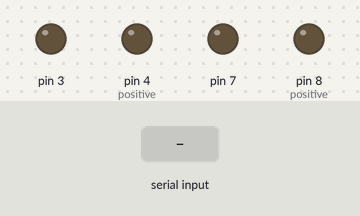
A sketch run on a simulated Arduino Uno, built with avr-gcc and run on an emulated ATmega328P. Shown: output pins drawn as LEDs (lit = HIGH). The test bench sets the inputs (shaded band).

Above: at 1.2 s.
1.3 s: "w" received over Serial
At 1.41 s:
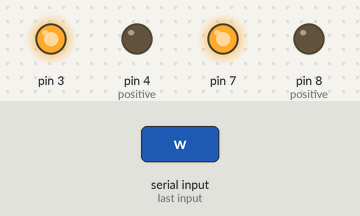
3.0 s: "s" received over Serial
At 3.4 s:
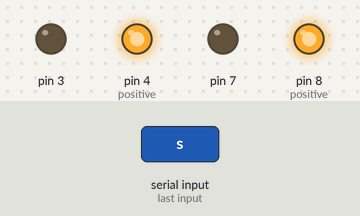
5.0 s: "a" received over Serial
At 6.1 s:
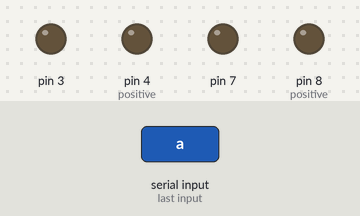
6.5 s: "d" received over Serial
At 7.2 s:
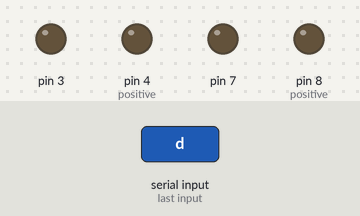
Timing chart, 0 to 9.0 s (numbered marks = the images above; inputs shaded):
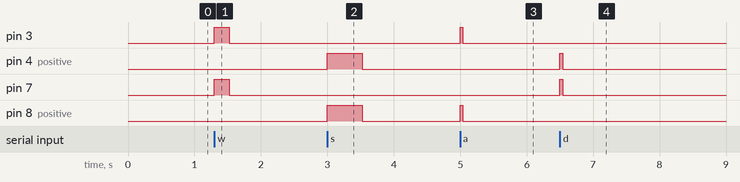

The sketch:

botMovefinal.ino.ino
```cpp
  //initialize motors
int left_motor[]={4,3};
int right_motor[]={8,7};
void setup()
{
   Serial.begin(9600);
   pinMode(3,OUTPUT);
   pinMode(4,OUTPUT);        //positive
   pinMode(7,OUTPUT);
   pinMode(8,OUTPUT);        //positive
}

void loop()
{

  char movekey = 'p';
  if(Serial.available()){
      movekey = Serial.read();
  }
  if (movekey=='w')
    {
      forward();
      delay(200);
      motorstop();
    }
   else if (movekey=='s')
   {
    reverse();
    delay(500);
    motorstop();
   }


   else if (movekey=='a')
   {
    turnleft();
    delay(15);
    motorstop();
   }
    else if (movekey=='A')
   {
    turnleft();
    delay(30);
    motorstop();
   }
    else if (movekey=='q')
   {
    turnleft();
    delay(65);
    motorstop();
   }
    else if (movekey=='Q')
   {
    turnleft();
    delay(130);
    motorstop();
   }


   else if (movekey=='d')
   {
    turnright();
    delay(15);
    motorstop();
   }
    else if (movekey=='D')
   {
    turnright();
    delay(30);
    motorstop();
   }

     else if (movekey=='e')
   {
    turnright();
    delay(65);
    motorstop();
   }
     else if (movekey=='E')
   {
    turnright();
    delay(130);
    motorstop();
   }


}

//creating functions
void forward()
{
  digitalWrite(3,HIGH);
digitalWrite(4,LOW);
digitalWrite(7,HIGH);
digitalWrite(8,LOW);
  delay(25);
}
void reverse()
{
   digitalWrite(3,LOW);
digitalWrite(4,HIGH);
digitalWrite(7,LOW);
digitalWrite(8,HIGH);
  delay(25);
}
void turnleft()
{
  digitalWrite(8,HIGH);//2
  digitalWrite(7,LOW);//3

  digitalWrite(3,HIGH);//9
  digitalWrite(4,LOW);//8
  delay(25);
}
void turnright()
{
  digitalWrite(7,HIGH);
  digitalWrite(8,LOW);

  digitalWrite(4,HIGH);
  digitalWrite(3,LOW);
  delay(25);
}
void motorstop()
{
  digitalWrite(3,LOW);
  digitalWrite(4,LOW);

  digitalWrite(7,LOW);
  digitalWrite(8,LOW);
  delay(1000);
}
```

Measured:
- after the input at 1.3 s, pin 3, pin 7: LOW → HIGH at once, → LOW 0.23 s later
- after the input at 3.0 s, pin 4 (positive), pin 8 (positive): LOW → HIGH at once, → LOW 0.53 s later
- after the input at 5.0 s, pin 3, pin 8 (positive): LOW → HIGH at once, → LOW 0.04 s later
- after the input at 6.5 s, pin 4 (positive), pin 7: LOW → HIGH at once, → LOW 0.04 s later
